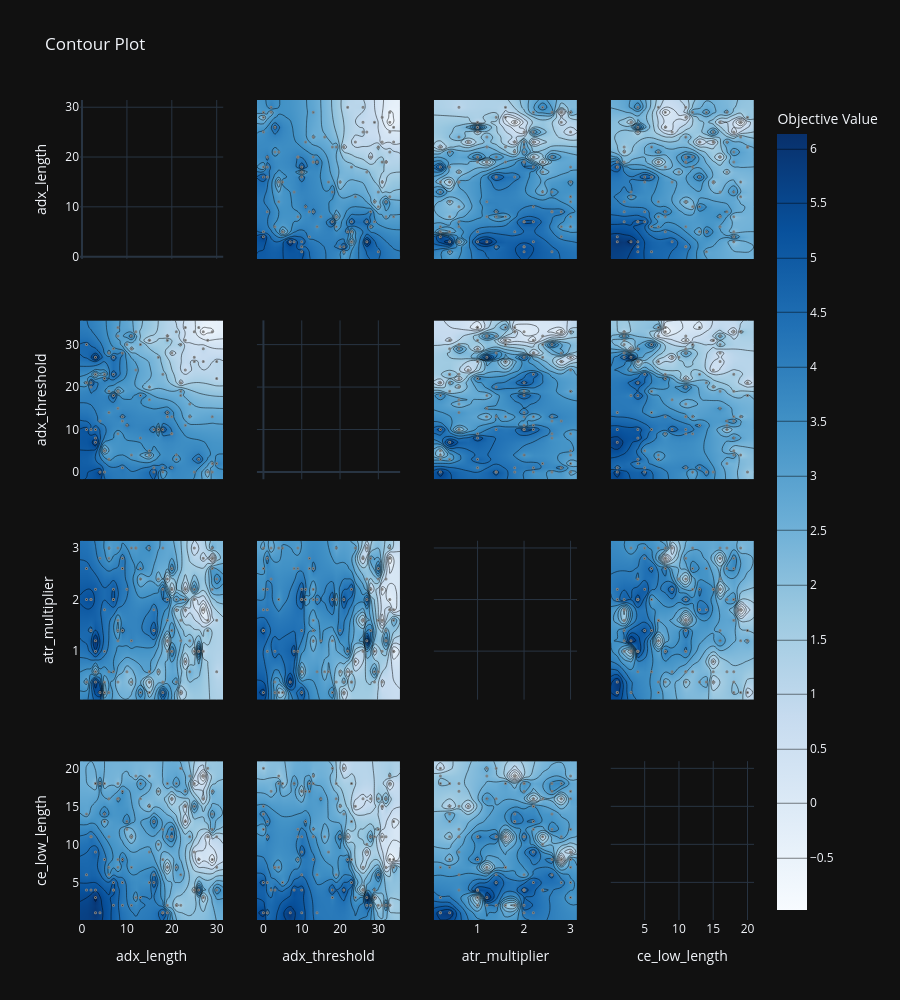
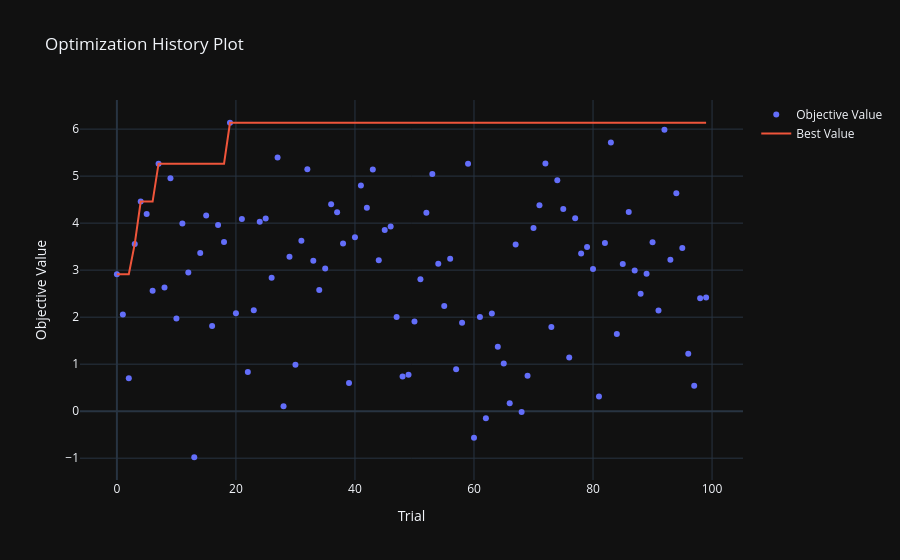

These figures' notebook cell, in order:
### Markdown cell above
From the slice plot can notice a few things...

- looks like a lowish ce_low_length value is ideal All sortino values > 8 are ce_low_length = 1
- ATR multiplier <2 also looks ideal as under 2 sortino values reach > 6
- ADX_length and ADX_threshold appear to perform better at low values

Generally there aren't major correlations, but can generally see where there might be better results.  The slice plot does slightly agree with the most hyperparameter importance, since these are the only values that so some sort of correlation to sortino ratio.


NOTE:  Removed atr_length and ce_high_length from the slice plot, since they have very little correlation to sortino ratio.

### Code cell
fig4 = optuna.visualization.plot_contour(study)
fig4.update_layout(height=1000)
for trace in fig4.data:
    if hasattr(trace, "marker"):
        # ensure markers are visible when mode exists
        if hasattr(trace, "mode") and trace.mode and "markers" not in str(trace.mode):
            trace.mode = f"{trace.mode}+markers"
        trace.marker.size = 1
show(fig4)

fig3 = optuna.visualization.plot_optimization_history(study)
show(fig3)

### Figure 1 — Plotly figure (JSON) as saved in the notebook; plotly's stock layout.template omitted (floating-point values rounded to 4 significant figures; data arrays with more than 128 entries replaced by an {"elided": "..."} marker saying what was removed)
{"data": [{"type": "scatter", "xaxis": "x", "yaxis": "y", "marker": {"size": 1}}, {"colorbar": {"title": {"text": "Objective Value"}}, "colorscale": [[0.0, "rgb(247,251,255)"], [0.125, "rgb(222,235,247)"], [0.25, "rgb(198,219,239)"], [0.375, "rgb(158,202,225)"], [0.5, "rgb(107,174,214)"], [0.625, "rgb(66,146,198)"], [0.75, "rgb(33,113,181)"], [0.875, "rgb(8,81,156)"], [1.0, "rgb(8,48,107)"]], "connectgaps": true, "contours": {"coloring": "heatmap"}, "hoverinfo": "none", "line": {"smoothing": 1.3}, "reversescale": false, "showscale": true, "x": [-0.45, 1, 2, 3, 4, 5, 6, 7, 8, 9, 10, 11, 12, 13, 15, 16, 17, 18, 19, 20, 21, 22, 23, 24, 25, 26, 27, 28, 29, 30, 31.45], "y": [-1.7, 0, 1, 2, 3, 4, 5, 7, 8, 9, 10, 11, 12, 13, 14, 15, 16, 17, 18, 19, 20, 21, 22, 23, 24, 26, 27, 28, 29, 30, 31, 32, 33, 34, 35.7], "z": {"elided": "35x31 float values"}, "type": "contour", "xaxis": "x5", "yaxis": "y5"}, {"marker": {"color": "black", "line": {"color": "Gray", "width": 2.0}, "size": 1}, "mode": "markers", "name": "Feasible Trial", "showlegend": false, "x": [29, 5, 22, 7, 16, 5, 24, 2, 29, 3, 15, 20, 6, 27, 6, 9, 17, 30, 25, 3, 19, 10, 15, 17, 13, 20, 8, 3, 25, 6, 27, 13, 16, 11, 22, 8, 2, 9, 15, 23, 19, 26, 18, 7, 12, 4, 20, 8, 19, 27, 3, 1, 5, 7, 23, 18, 8, 19, 15, 1, 29, 28, 26, 10, 21, 30, 23, 9, 28, 20, 11, 2, 18, 11, 7, 16, 30, 9, 29, 6, 22, 23, 8, 4, 22, 15, 19, 19, 5, 18, 20, 12, 3, 21, 1, 21, 25, 25, 24, 13], "y": [13, 5, 21, 29, 10, 22, 16, 21, 2, 10, 4, 9, 19, 33, 3, 13, 10, 2, 0, 27, 31, 11, 31, 27, 18, 1, 32, 8, 33, 28, 29, 8, 0, 4, 18, 34, 10, 1, 5, 24, 13, 3, 1, 18, 24, 12, 9, 19, 32, 26, 23, 21, 0, 23, 11, 23, 9, 32, 20, 10, 33, 0, 34, 30, 33, 22, 31, 12, 31, 28, 32, 20, 10, 29, 27, 1, 26, 28, 0, 14, 19, 34, 15, 0, 30, 17, 14, 13, 23, 0, 13, 33, 7, 3, 30, 4, 26, 27, 13, 30], "type": "scatter", "xaxis": "x5", "yaxis": "y5"}, {"colorbar": {"title": {"text": "Objective Value"}}, "colorscale": [[0.0, "rgb(247,251,255)"], [0.125, "rgb(222,235,247)"], [0.25, "rgb(198,219,239)"], [0.375, "rgb(158,202,225)"], [0.5, "rgb(107,174,214)"], [0.625, "rgb(66,146,198)"], [0.75, "rgb(33,113,181)"], [0.875, "rgb(8,81,156)"], [1.0, "rgb(8,48,107)"]], "connectgaps": true, "contours": {"coloring": "heatmap"}, "hoverinfo": "none", "line": {"smoothing": 1.3}, "reversescale": false, "showscale": false, "x": [-0.45, 1, 2, 3, 4, 5, 6, 7, 8, 9, 10, 11, 12, 13, 15, 16, 17, 18, 19, 20, 21, 22, 23, 24, 25, 26, 27, 28, 29, 30, 31.45], "y": [0.06, 0.2, 0.4, 0.6, 0.8, 1.0, 1.2, 1.4, 1.6, 1.8, 2.0, 2.2, 2.4, 2.6, 2.8, 3.0, 3.14], "z": {"elided": "17x31 float values"}, "type": "contour", "xaxis": "x9", "yaxis": "y9"}, {"marker": {"color": "black", "line": {"color": "Gray", "width": 2.0}, "size": 1}, "mode": "markers", "name": "Feasible Trial", "showlegend": false, "x": [29, 5, 22, 7, 16, 5, 24, 2, 29, 3, 15, 20, 6, 27, 6, 9, 17, 30, 25, 3, 19, 10, 15, 17, 13, 20, 8, 3, 25, 6, 27, 13, 16, 11, 22, 8, 2, 9, 15, 23, 19, 26, 18, 7, 12, 4, 20, 8, 19, 27, 3, 1, 5, 7, 23, 18, 8, 19, 15, 1, 29, 28, 26, 10, 21, 30, 23, 9, 28, 20, 11, 2, 18, 11, 7, 16, 30, 9, 29, 6, 22, 23, 8, 4, 22, 15, 19, 19, 5, 18, 20, 12, 3, 21, 1, 21, 25, 25, 24, 13], "y": [2.2, 0.2, 0.2, 0.6, 1.4, 1.0, 0.6, 2.0, 3.0, 2.2, 0.2, 1.0, 3.0, 1.8, 0.2, 2.6, 0.6, 2.4, 2.2, 1.2, 1.0, 2.2, 0.4, 2.4, 0.2, 1.0, 1.4, 1.0, 2.0, 2.8, 1.0, 2.6, 1.4, 3.0, 1.2, 1.6, 2.0, 2.8, 3.0, 0.8, 2.0, 1.0, 2.2, 2.0, 3.0, 2.8, 2.6, 0.4, 1.2, 2.8, 0.6, 0.4, 1.8, 2.2, 2.0, 0.4, 3.0, 2.4, 0.6, 2.0, 2.8, 1.4, 1.0, 0.6, 1.8, 0.6, 2.2, 2.6, 1.6, 2.2, 1.2, 1.4, 0.2, 0.4, 2.0, 1.8, 1.6, 1.4, 2.6, 0.6, 2.0, 1.8, 1.2, 0.2, 1.6, 0.6, 2.0, 1.6, 0.4, 3.0, 1.4, 3.0, 0.4, 0.4, 2.6, 2.0, 1.0, 3.0, 1.2, 2.4], "type": "scatter", "xaxis": "x9", "yaxis": "y9"}, {"colorbar": {"title": {"text": "Objective Value"}}, "colorscale": [[0.0, "rgb(247,251,255)"], [0.125, "rgb(222,235,247)"], [0.25, "rgb(198,219,239)"], [0.375, "rgb(158,202,225)"], [0.5, "rgb(107,174,214)"], [0.625, "rgb(66,146,198)"], [0.75, "rgb(33,113,181)"], [0.875, "rgb(8,81,156)"], [1.0, "rgb(8,48,107)"]], "connectgaps": true, "contours": {"coloring": "heatmap"}, "hoverinfo": "none", "line": {"smoothing": 1.3}, "reversescale": false, "showscale": false, "x": [-0.45, 1, 2, 3, 4, 5, 6, 7, 8, 9, 10, 11, 12, 13, 15, 16, 17, 18, 19, 20, 21, 22, 23, 24, 25, 26, 27, 28, 29, 30, 31.45], "y": [0.05, 1, 2, 3, 4, 5, 6, 7, 8, 9, 10, 11, 12, 13, 14, 15, 16, 17, 18, 19, 20, 20.95], "z": {"elided": "22x31 float values"}, "type": "contour", "xaxis": "x13", "yaxis": "y13"}, {"marker": {"color": "black", "line": {"color": "Gray", "width": 2.0}, "size": 1}, "mode": "markers", "name": "Feasible Trial", "showlegend": false, "x": [29, 5, 22, 7, 16, 5, 24, 2, 29, 3, 15, 20, 6, 27, 6, 9, 17, 30, 25, 3, 19, 10, 15, 17, 13, 20, 8, 3, 25, 6, 27, 13, 16, 11, 22, 8, 2, 9, 15, 23, 19, 26, 18, 7, 12, 4, 20, 8, 19, 27, 3, 1, 5, 7, 23, 18, 8, 19, 15, 1, 29, 28, 26, 10, 21, 30, 23, 9, 28, 20, 11, 2, 18, 11, 7, 16, 30, 9, 29, 6, 22, 23, 8, 4, 22, 15, 19, 19, 5, 18, 20, 12, 3, 21, 1, 21, 25, 25, 24, 13], "y": [12, 18, 20, 4, 6, 8, 11, 4, 17, 9, 19, 11, 16, 19, 7, 8, 17, 4, 15, 3, 2, 13, 15, 10, 3, 11, 16, 4, 18, 11, 3, 18, 5, 7, 20, 7, 11, 5, 5, 15, 11, 4, 1, 4, 3, 18, 12, 18, 7, 16, 18, 14, 14, 5, 17, 8, 8, 11, 15, 4, 8, 20, 8, 12, 2, 11, 15, 17, 11, 16, 2, 11, 1, 11, 2, 13, 7, 2, 14, 6, 6, 13, 16, 1, 2, 9, 1, 18, 13, 12, 11, 19, 1, 7, 6, 18, 4, 9, 19, 16], "type": "scatter", "xaxis": "x13", "yaxis": "y13"}, {"colorbar": {"title": {"text": "Objective Value"}}, "colorscale": [[0.0, "rgb(247,251,255)"], [0.125, "rgb(222,235,247)"], [0.25, "rgb(198,219,239)"], [0.375, "rgb(158,202,225)"], [0.5, "rgb(107,174,214)"], [0.625, "rgb(66,146,198)"], [0.75, "rgb(33,113,181)"], [0.875, "rgb(8,81,156)"], [1.0, "rgb(8,48,107)"]], "connectgaps": true, "contours": {"coloring": "heatmap"}, "hoverinfo": "none", "line": {"smoothing": 1.3}, "reversescale": false, "showscale": false, "x": [-1.7, 0, 1, 2, 3, 4, 5, 7, 8, 9, 10, 11, 12, 13, 14, 15, 16, 17, 18, 19, 20, 21, 22, 23, 24, 26, 27, 28, 29, 30, 31, 32, 33, 34, 35.7], "y": [-0.45, 1, 2, 3, 4, 5, 6, 7, 8, 9, 10, 11, 12, 13, 15, 16, 17, 18, 19, 20, 21, 22, 23, 24, 25, 26, 27, 28, 29, 30, 31.45], "z": {"elided": "31x35 float values"}, "type": "contour", "xaxis": "x2", "yaxis": "y2"}, {"marker": {"color": "black", "line": {"color": "Gray", "width": 2.0}, "size": 1}, "mode": "markers", "name": "Feasible Trial", "showlegend": false, "x": [13, 5, 21, 29, 10, 22, 16, 21, 2, 10, 4, 9, 19, 33, 3, 13, 10, 2, 0, 27, 31, 11, 31, 27, 18, 1, 32, 8, 33, 28, 29, 8, 0, 4, 18, 34, 10, 1, 5, 24, 13, 3, 1, 18, 24, 12, 9, 19, 32, 26, 23, 21, 0, 23, 11, 23, 9, 32, 20, 10, 33, 0, 34, 30, 33, 22, 31, 12, 31, 28, 32, 20, 10, 29, 27, 1, 26, 28, 0, 14, 19, 34, 15, 0, 30, 17, 14, 13, 23, 0, 13, 33, 7, 3, 30, 4, 26, 27, 13, 30], "y": [29, 5, 22, 7, 16, 5, 24, 2, 29, 3, 15, 20, 6, 27, 6, 9, 17, 30, 25, 3, 19, 10, 15, 17, 13, 20, 8, 3, 25, 6, 27, 13, 16, 11, 22, 8, 2, 9, 15, 23, 19, 26, 18, 7, 12, 4, 20, 8, 19, 27, 3, 1, 5, 7, 23, 18, 8, 19, 15, 1, 29, 28, 26, 10, 21, 30, 23, 9, 28, 20, 11, 2, 18, 11, 7, 16, 30, 9, 29, 6, 22, 23, 8, 4, 22, 15, 19, 19, 5, 18, 20, 12, 3, 21, 1, 21, 25, 25, 24, 13], "type": "scatter", "xaxis": "x2", "yaxis": "y2"}, {"type": "scatter", "xaxis": "x6", "yaxis": "y6", "marker": {"size": 1}}, {"colorbar": {"title": {"text": "Objective Value"}}, "colorscale": [[0.0, "rgb(247,251,255)"], [0.125, "rgb(222,235,247)"], [0.25, "rgb(198,219,239)"], [0.375, "rgb(158,202,225)"], [0.5, "rgb(107,174,214)"], [0.625, "rgb(66,146,198)"], [0.75, "rgb(33,113,181)"], [0.875, "rgb(8,81,156)"], [1.0, "rgb(8,48,107)"]], "connectgaps": true, "contours": {"coloring": "heatmap"}, "hoverinfo": "none", "line": {"smoothing": 1.3}, "reversescale": false, "showscale": false, "x": [-1.7, 0, 1, 2, 3, 4, 5, 7, 8, 9, 10, 11, 12, 13, 14, 15, 16, 17, 18, 19, 20, 21, 22, 23, 24, 26, 27, 28, 29, 30, 31, 32, 33, 34, 35.7], "y": [0.06, 0.2, 0.4, 0.6, 0.8, 1.0, 1.2, 1.4, 1.6, 1.8, 2.0, 2.2, 2.4, 2.6, 2.8, 3.0, 3.14], "z": {"elided": "17x35 float values"}, "type": "contour", "xaxis": "x10", "yaxis": "y10"}, {"marker": {"color": "black", "line": {"color": "Gray", "width": 2.0}, "size": 1}, "mode": "markers", "name": "Feasible Trial", "showlegend": false, "x": [13, 5, 21, 29, 10, 22, 16, 21, 2, 10, 4, 9, 19, 33, 3, 13, 10, 2, 0, 27, 31, 11, 31, 27, 18, 1, 32, 8, 33, 28, 29, 8, 0, 4, 18, 34, 10, 1, 5, 24, 13, 3, 1, 18, 24, 12, 9, 19, 32, 26, 23, 21, 0, 23, 11, 23, 9, 32, 20, 10, 33, 0, 34, 30, 33, 22, 31, 12, 31, 28, 32, 20, 10, 29, 27, 1, 26, 28, 0, 14, 19, 34, 15, 0, 30, 17, 14, 13, 23, 0, 13, 33, 7, 3, 30, 4, 26, 27, 13, 30], "y": [2.2, 0.2, 0.2, 0.6, 1.4, 1.0, 0.6, 2.0, 3.0, 2.2, 0.2, 1.0, 3.0, 1.8, 0.2, 2.6, 0.6, 2.4, 2.2, 1.2, 1.0, 2.2, 0.4, 2.4, 0.2, 1.0, 1.4, 1.0, 2.0, 2.8, 1.0, 2.6, 1.4, 3.0, 1.2, 1.6, 2.0, 2.8, 3.0, 0.8, 2.0, 1.0, 2.2, 2.0, 3.0, 2.8, 2.6, 0.4, 1.2, 2.8, 0.6, 0.4, 1.8, 2.2, 2.0, 0.4, 3.0, 2.4, 0.6, 2.0, 2.8, 1.4, 1.0, 0.6, 1.8, 0.6, 2.2, 2.6, 1.6, 2.2, 1.2, 1.4, 0.2, 0.4, 2.0, 1.8, 1.6, 1.4, 2.6, 0.6, 2.0, 1.8, 1.2, 0.2, 1.6, 0.6, 2.0, 1.6, 0.4, 3.0, 1.4, 3.0, 0.4, 0.4, 2.6, 2.0, 1.0, 3.0, 1.2, 2.4], "type": "scatter", "xaxis": "x10", "yaxis": "y10"}, {"colorbar": {"title": {"text": "Objective Value"}}, "colorscale": [[0.0, "rgb(247,251,255)"], [0.125, "rgb(222,235,247)"], [0.25, "rgb(198,219,239)"], [0.375, "rgb(158,202,225)"], [0.5, "rgb(107,174,214)"], [0.625, "rgb(66,146,198)"], [0.75, "rgb(33,113,181)"], [0.875, "rgb(8,81,156)"], [1.0, "rgb(8,48,107)"]], "connectgaps": true, "contours": {"coloring": "heatmap"}, "hoverinfo": "none", "line": {"smoothing": 1.3}, "reversescale": false, "showscale": false, "x": [-1.7, 0, 1, 2, 3, 4, 5, 7, 8, 9, 10, 11, 12, 13, 14, 15, 16, 17, 18, 19, 20, 21, 22, 23, 24, 26, 27, 28, 29, 30, 31, 32, 33, 34, 35.7], "y": [0.05, 1, 2, 3, 4, 5, 6, 7, 8, 9, 10, 11, 12, 13, 14, 15, 16, 17, 18, 19, 20, 20.95], "z": {"elided": "22x35 float values"}, "type": "contour", "xaxis": "x14", "yaxis": "y14"}, {"marker": {"color": "black", "line": {"color": "Gray", "width": 2.0}, "size": 1}, "mode": "markers", "name": "Feasible Trial", "showlegend": false, "x": [13, 5, 21, 29, 10, 22, 16, 21, 2, 10, 4, 9, 19, 33, 3, 13, 10, 2, 0, 27, 31, 11, 31, 27, 18, 1, 32, 8, 33, 28, 29, 8, 0, 4, 18, 34, 10, 1, 5, 24, 13, 3, 1, 18, 24, 12, 9, 19, 32, 26, 23, 21, 0, 23, 11, 23, 9, 32, 20, 10, 33, 0, 34, 30, 33, 22, 31, 12, 31, 28, 32, 20, 10, 29, 27, 1, 26, 28, 0, 14, 19, 34, 15, 0, 30, 17, 14, 13, 23, 0, 13, 33, 7, 3, 30, 4, 26, 27, 13, 30], "y": [12, 18, 20, 4, 6, 8, 11, 4, 17, 9, 19, 11, 16, 19, 7, 8, 17, 4, 15, 3, 2, 13, 15, 10, 3, 11, 16, 4, 18, 11, 3, 18, 5, 7, 20, 7, 11, 5, 5, 15, 11, 4, 1, 4, 3, 18, 12, 18, 7, 16, 18, 14, 14, 5, 17, 8, 8, 11, 15, 4, 8, 20, 8, 12, 2, 11, 15, 17, 11, 16, 2, 11, 1, 11, 2, 13, 7, 2, 14, 6, 6, 13, 16, 1, 2, 9, 1, 18, 13, 12, 11, 19, 1, 7, 6, 18, 4, 9, 19, 16], "type": "scatter", "xaxis": "x14", "yaxis": "y14"}, {"colorbar": {"title": {"text": "Objective Value"}}, "colorscale": [[0.0, "rgb(247,251,255)"], [0.125, "rgb(222,235,247)"], [0.25, "rgb(198,219,239)"], [0.375, "rgb(158,202,225)"], [0.5, "rgb(107,174,214)"], [0.625, "rgb(66,146,198)"], [0.75, "rgb(33,113,181)"], [0.875, "rgb(8,81,156)"], [1.0, "rgb(8,48,107)"]], "connectgaps": true, "contours": {"coloring": "heatmap"}, "hoverinfo": "none", "line": {"smoothing": 1.3}, "reversescale": false, "showscale": false, "x": [0.06, 0.2, 0.4, 0.6, 0.8, 1.0, 1.2, 1.4, 1.6, 1.8, 2.0, 2.2, 2.4, 2.6, 2.8, 3.0, 3.14], "y": [-0.45, 1, 2, 3, 4, 5, 6, 7, 8, 9, 10, 11, 12, 13, 15, 16, 17, 18, 19, 20, 21, 22, 23, 24, 25, 26, 27, 28, 29, 30, 31.45], "z": {"elided": "31x17 float values"}, "type": "contour", "xaxis": "x3", "yaxis": "y3"}, {"marker": {"color": "black", "line": {"color": "Gray", "width": 2.0}, "size": 1}, "mode": "markers", "name": "Feasible Trial", "showlegend": false, "x": [2.2, 0.2, 0.2, 0.6, 1.4, 1.0, 0.6, 2.0, 3.0, 2.2, 0.2, 1.0, 3.0, 1.8, 0.2, 2.6, 0.6, 2.4, 2.2, 1.2, 1.0, 2.2, 0.4, 2.4, 0.2, 1.0, 1.4, 1.0, 2.0, 2.8, 1.0, 2.6, 1.4, 3.0, 1.2, 1.6, 2.0, 2.8, 3.0, 0.8, 2.0, 1.0, 2.2, 2.0, 3.0, 2.8, 2.6, 0.4, 1.2, 2.8, 0.6, 0.4, 1.8, 2.2, 2.0, 0.4, 3.0, 2.4, 0.6, 2.0, 2.8, 1.4, 1.0, 0.6, 1.8, 0.6, 2.2, 2.6, 1.6, 2.2, 1.2, 1.4, 0.2, 0.4, 2.0, 1.8, 1.6, 1.4, 2.6, 0.6, 2.0, 1.8, 1.2, 0.2, 1.6, 0.6, 2.0, 1.6, 0.4, 3.0, 1.4, 3.0, 0.4, 0.4, 2.6, 2.0, 1.0, 3.0, 1.2, 2.4], "y": [29, 5, 22, 7, 16, 5, 24, 2, 29, 3, 15, 20, 6, 27, 6, 9, 17, 30, 25, 3, 19, 10, 15, 17, 13, 20, 8, 3, 25, 6, 27, 13, 16, 11, 22, 8, 2, 9, 15, 23, 19, 26, 18, 7, 12, 4, 20, 8, 19, 27, 3, 1, 5, 7, 23, 18, 8, 19, 15, 1, 29, 28, 26, 10, 21, 30, 23, 9, 28, 20, 11, 2, 18, 11, 7, 16, 30, 9, 29, 6, 22, 23, 8, 4, 22, 15, 19, 19, 5, 18, 20, 12, 3, 21, 1, 21, 25, 25, 24, 13], "type": "scatter", "xaxis": "x3", "yaxis": "y3"}, {"colorbar": {"title": {"text": "Objective Value"}}, "colorscale": [[0.0, "rgb(247,251,255)"], [0.125, "rgb(222,235,247)"], [0.25, "rgb(198,219,239)"], [0.375, "rgb(158,202,225)"], [0.5, "rgb(107,174,214)"], [0.625, "rgb(66,146,198)"], [0.75, "rgb(33,113,181)"], [0.875, "rgb(8,81,156)"], [1.0, "rgb(8,48,107)"]], "connectgaps": true, "contours": {"coloring": "heatmap"}, "hoverinfo": "none", "line": {"smoothing": 1.3}, "reversescale": false, "showscale": false, "x": [0.06, 0.2, 0.4, 0.6, 0.8, 1.0, 1.2, 1.4, 1.6, 1.8, 2.0, 2.2, 2.4, 2.6, 2.8, 3.0, 3.14], "y": [-1.7, 0, 1, 2, 3, 4, 5, 7, 8, 9, 10, 11, 12, 13, 14, 15, 16, 17, 18, 19, 20, 21, 22, 23, 24, 26, 27, 28, 29, 30, 31, 32, 33, 34, 35.7], "z": {"elided": "35x17 float values"}, "type": "contour", "xaxis": "x7", "yaxis": "y7"}, {"marker": {"color": "black", "line": {"color": "Gray", "width": 2.0}, "size": 1}, "mode": "markers", "name": "Feasible Trial", "showlegend": false, "x": [2.2, 0.2, 0.2, 0.6, 1.4, 1.0, 0.6, 2.0, 3.0, 2.2, 0.2, 1.0, 3.0, 1.8, 0.2, 2.6, 0.6, 2.4, 2.2, 1.2, 1.0, 2.2, 0.4, 2.4, 0.2, 1.0, 1.4, 1.0, 2.0, 2.8, 1.0, 2.6, 1.4, 3.0, 1.2, 1.6, 2.0, 2.8, 3.0, 0.8, 2.0, 1.0, 2.2, 2.0, 3.0, 2.8, 2.6, 0.4, 1.2, 2.8, 0.6, 0.4, 1.8, 2.2, 2.0, 0.4, 3.0, 2.4, 0.6, 2.0, 2.8, 1.4, 1.0, 0.6, 1.8, 0.6, 2.2, 2.6, 1.6, 2.2, 1.2, 1.4, 0.2, 0.4, 2.0, 1.8, 1.6, 1.4, 2.6, 0.6, 2.0, 1.8, 1.2, 0.2, 1.6, 0.6, 2.0, 1.6, 0.4, 3.0, 1.4, 3.0, 0.4, 0.4, 2.6, 2.0, 1.0, 3.0, 1.2, 2.4], "y": [13, 5, 21, 29, 10, 22, 16, 21, 2, 10, 4, 9, 19, 33, 3, 13, 10, 2, 0, 27, 31, 11, 31, 27, 18, 1, 32, 8, 33, 28, 29, 8, 0, 4, 18, 34, 10, 1, 5, 24, 13, 3, 1, 18, 24, 12, 9, 19, 32, 26, 23, 21, 0, 23, 11, 23, 9, 32, 20, 10, 33, 0, 34, 30, 33, 22, 31, 12, 31, 28, 32, 20, 10, 29, 27, 1, 26, 28, 0, 14, 19, 34, 15, 0, 30, 17, 14, 13, 23, 0, 13, 33, 7, 3, 30, 4, 26, 27, 13, 30], "type": "scatter", "xaxis": "x7", "yaxis": "y7"}, {"type": "scatter", "xaxis": "x11", "yaxis": "y11", "marker": {"size": 1}}, {"colorbar": {"title": {"text": "Objective Value"}}, "colorscale": [[0.0, "rgb(247,251,255)"], [0.125, "rgb(222,235,247)"], [0.25, "rgb(198,219,239)"], [0.375, "rgb(158,202,225)"], [0.5, "rgb(107,174,214)"], [0.625, "rgb(66,146,198)"], [0.75, "rgb(33,113,181)"], [0.875, "rgb(8,81,156)"], [1.0, "rgb(8,48,107)"]], "connectgaps": true, "contours": {"coloring": "heatmap"}, "hoverinfo": "none", "line": {"smoothing": 1.3}, "reversescale": false, "showscale": false, "x": [0.06, 0.2, 0.4, 0.6, 0.8, 1.0, 1.2, 1.4, 1.6, 1.8, 2.0, 2.2, 2.4, 2.6, 2.8, 3.0, 3.14], "y": [0.05, 1, 2, 3, 4, 5, 6, 7, 8, 9, 10, 11, 12, 13, 14, 15, 16, 17, 18, 19, 20, 20.95], "z": {"elided": "22x17 float values"}, "type": "contour", "xaxis": "x15", "yaxis": "y15"}, {"marker": {"color": "black", "line": {"color": "Gray", "width": 2.0}, "size": 1}, "mode": "markers", "name": "Feasible Trial", "showlegend": false, "x": [2.2, 0.2, 0.2, 0.6, 1.4, 1.0, 0.6, 2.0, 3.0, 2.2, 0.2, 1.0, 3.0, 1.8, 0.2, 2.6, 0.6, 2.4, 2.2, 1.2, 1.0, 2.2, 0.4, 2.4, 0.2, 1.0, 1.4, 1.0, 2.0, 2.8, 1.0, 2.6, 1.4, 3.0, 1.2, 1.6, 2.0, 2.8, 3.0, 0.8, 2.0, 1.0, 2.2, 2.0, 3.0, 2.8, 2.6, 0.4, 1.2, 2.8, 0.6, 0.4, 1.8, 2.2, 2.0, 0.4, 3.0, 2.4, 0.6, 2.0, 2.8, 1.4, 1.0, 0.6, 1.8, 0.6, 2.2, 2.6, 1.6, 2.2, 1.2, 1.4, 0.2, 0.4, 2.0, 1.8, 1.6, 1.4, 2.6, 0.6, 2.0, 1.8, 1.2, 0.2, 1.6, 0.6, 2.0, 1.6, 0.4, 3.0, 1.4, 3.0, 0.4, 0.4, 2.6, 2.0, 1.0, 3.0, 1.2, 2.4], "y": [12, 18, 20, 4, 6, 8, 11, 4, 17, 9, 19, 11, 16, 19, 7, 8, 17, 4, 15, 3, 2, 13, 15, 10, 3, 11, 16, 4, 18, 11, 3, 18, 5, 7, 20, 7, 11, 5, 5, 15, 11, 4, 1, 4, 3, 18, 12, 18, 7, 16, 18, 14, 14, 5, 17, 8, 8, 11, 15, 4, 8, 20, 8, 12, 2, 11, 15, 17, 11, 16, 2, 11, 1, 11, 2, 13, 7, 2, 14, 6, 6, 13, 16, 1, 2, 9, 1, 18, 13, 12, 11, 19, 1, 7, 6, 18, 4, 9, 19, 16], "type": "scatter", "xaxis": "x15", "yaxis": "y15"}, {"colorbar": {"title": {"text": "Objective Value"}}, "colorscale": [[0.0, "rgb(247,251,255)"], [0.125, "rgb(222,235,247)"], [0.25, "rgb(198,219,239)"], [0.375, "rgb(158,202,225)"], [0.5, "rgb(107,174,214)"], [0.625, "rgb(66,146,198)"], [0.75, "rgb(33,113,181)"], [0.875, "rgb(8,81,156)"], [1.0, "rgb(8,48,107)"]], "connectgaps": true, "contours": {"coloring": "heatmap"}, "hoverinfo": "none", "line": {"smoothing": 1.3}, "reversescale": false, "showscale": false, "x": [0.05, 1, 2, 3, 4, 5, 6, 7, 8, 9, 10, 11, 12, 13, 14, 15, 16, 17, 18, 19, 20, 20.95], "y": [-0.45, 1, 2, 3, 4, 5, 6, 7, 8, 9, 10, 11, 12, 13, 15, 16, 17, 18, 19, 20, 21, 22, 23, 24, 25, 26, 27, 28, 29, 30, 31.45], "z": {"elided": "31x22 float values"}, "type": "contour", "xaxis": "x4", "yaxis": "y4"}, {"marker": {"color": "black", "line": {"color": "Gray", "width": 2.0}, "size": 1}, "mode": "markers", "name": "Feasible Trial", "showlegend": false, "x": [12, 18, 20, 4, 6, 8, 11, 4, 17, 9, 19, 11, 16, 19, 7, 8, 17, 4, 15, 3, 2, 13, 15, 10, 3, 11, 16, 4, 18, 11, 3, 18, 5, 7, 20, 7, 11, 5, 5, 15, 11, 4, 1, 4, 3, 18, 12, 18, 7, 16, 18, 14, 14, 5, 17, 8, 8, 11, 15, 4, 8, 20, 8, 12, 2, 11, 15, 17, 11, 16, 2, 11, 1, 11, 2, 13, 7, 2, 14, 6, 6, 13, 16, 1, 2, 9, 1, 18, 13, 12, 11, 19, 1, 7, 6, 18, 4, 9, 19, 16], "y": [29, 5, 22, 7, 16, 5, 24, 2, 29, 3, 15, 20, 6, 27, 6, 9, 17, 30, 25, 3, 19, 10, 15, 17, 13, 20, 8, 3, 25, 6, 27, 13, 16, 11, 22, 8, 2, 9, 15, 23, 19, 26, 18, 7, 12, 4, 20, 8, 19, 27, 3, 1, 5, 7, 23, 18, 8, 19, 15, 1, 29, 28, 26, 10, 21, 30, 23, 9, 28, 20, 11, 2, 18, 11, 7, 16, 30, 9, 29, 6, 22, 23, 8, 4, 22, 15, 19, 19, 5, 18, 20, 12, 3, 21, 1, 21, 25, 25, 24, 13], "type": "scatter", "xaxis": "x4", "yaxis": "y4"}, {"colorbar": {"title": {"text": "Objective Value"}}, "colorscale": [[0.0, "rgb(247,251,255)"], [0.125, "rgb(222,235,247)"], [0.25, "rgb(198,219,239)"], [0.375, "rgb(158,202,225)"], [0.5, "rgb(107,174,214)"], [0.625, "rgb(66,146,198)"], [0.75, "rgb(33,113,181)"], [0.875, "rgb(8,81,156)"], [1.0, "rgb(8,48,107)"]], "connectgaps": true, "contours": {"coloring": "heatmap"}, "hoverinfo": "none", "line": {"smoothing": 1.3}, "reversescale": false, "showscale": false, "x": [0.05, 1, 2, 3, 4, 5, 6, 7, 8, 9, 10, 11, 12, 13, 14, 15, 16, 17, 18, 19, 20, 20.95], "y": [-1.7, 0, 1, 2, 3, 4, 5, 7, 8, 9, 10, 11, 12, 13, 14, 15, 16, 17, 18, 19, 20, 21, 22, 23, 24, 26, 27, 28, 29, 30, 31, 32, 33, 34, 35.7], "z": {"elided": "35x22 float values"}, "type": "contour", "xaxis": "x8", "yaxis": "y8"}, {"marker": {"color": "black", "line": {"color": "Gray", "width": 2.0}, "size": 1}, "mode": "markers", "name": "Feasible Trial", "showlegend": false, "x": [12, 18, 20, 4, 6, 8, 11, 4, 17, 9, 19, 11, 16, 19, 7, 8, 17, 4, 15, 3, 2, 13, 15, 10, 3, 11, 16, 4, 18, 11, 3, 18, 5, 7, 20, 7, 11, 5, 5, 15, 11, 4, 1, 4, 3, 18, 12, 18, 7, 16, 18, 14, 14, 5, 17, 8, 8, 11, 15, 4, 8, 20, 8, 12, 2, 11, 15, 17, 11, 16, 2, 11, 1, 11, 2, 13, 7, 2, 14, 6, 6, 13, 16, 1, 2, 9, 1, 18, 13, 12, 11, 19, 1, 7, 6, 18, 4, 9, 19, 16], "y": [13, 5, 21, 29, 10, 22, 16, 21, 2, 10, 4, 9, 19, 33, 3, 13, 10, 2, 0, 27, 31, 11, 31, 27, 18, 1, 32, 8, 33, 28, 29, 8, 0, 4, 18, 34, 10, 1, 5, 24, 13, 3, 1, 18, 24, 12, 9, 19, 32, 26, 23, 21, 0, 23, 11, 23, 9, 32, 20, 10, 33, 0, 34, 30, 33, 22, 31, 12, 31, 28, 32, 20, 10, 29, 27, 1, 26, 28, 0, 14, 19, 34, 15, 0, 30, 17, 14, 13, 23, 0, 13, 33, 7, 3, 30, 4, 26, 27, 13, 30], "type": "scatter", "xaxis": "x8", "yaxis": "y8"}, {"colorbar": {"title": {"text": "Objective Value"}}, "colorscale": [[0.0, "rgb(247,251,255)"], [0.125, "rgb(222,235,247)"], [0.25, "rgb(198,219,239)"], [0.375, "rgb(158,202,225)"], [0.5, "rgb(107,174,214)"], [0.625, "rgb(66,146,198)"], [0.75, "rgb(33,113,181)"], [0.875, "rgb(8,81,156)"], [1.0, "rgb(8,48,107)"]], "connectgaps": true, "contours": {"coloring": "heatmap"}, "hoverinfo": "none", "line": {"smoothing": 1.3}, "reversescale": false, "showscale": false, "x": [0.05, 1, 2, 3, 4, 5, 6, 7, 8, 9, 10, 11, 12, 13, 14, 15, 16, 17, 18, 19, 20, 20.95], "y": [0.06, 0.2, 0.4, 0.6, 0.8, 1.0, 1.2, 1.4, 1.6, 1.8, 2.0, 2.2, 2.4, 2.6, 2.8, 3.0, 3.14], "z": {"elided": "17x22 float values"}, "type": "contour", "xaxis": "x12", "yaxis": "y12"}, {"marker": {"color": "black", "line": {"color": "Gray", "width": 2.0}, "size": 1}, "mode": "markers", "name": "Feasible Trial", "showlegend": false, "x": [12, 18, 20, 4, 6, 8, 11, 4, 17, 9, 19, 11, 16, 19, 7, 8, 17, 4, 15, 3, 2, 13, 15, 10, 3, 11, 16, 4, 18, 11, 3, 18, 5, 7, 20, 7, 11, 5, 5, 15, 11, 4, 1, 4, 3, 18, 12, 18, 7, 16, 18, 14, 14, 5, 17, 8, 8, 11, 15, 4, 8, 20, 8, 12, 2, 11, 15, 17, 11, 16, 2, 11, 1, 11, 2, 13, 7, 2, 14, 6, 6, 13, 16, 1, 2, 9, 1, 18, 13, 12, 11, 19, 1, 7, 6, 18, 4, 9, 19, 16], "y": [2.2, 0.2, 0.2, 0.6, 1.4, 1.0, 0.6, 2.0, 3.0, 2.2, 0.2, 1.0, 3.0, 1.8, 0.2, 2.6, 0.6, 2.4, 2.2, 1.2, 1.0, 2.2, 0.4, 2.4, 0.2, 1.0, 1.4, 1.0, 2.0, 2.8, 1.0, 2.6, 1.4, 3.0, 1.2, 1.6, 2.0, 2.8, 3.0, 0.8, 2.0, 1.0, 2.2, 2.0, 3.0, 2.8, 2.6, 0.4, 1.2, 2.8, 0.6, 0.4, 1.8, 2.2, 2.0, 0.4, 3.0, 2.4, 0.6, 2.0, 2.8, 1.4, 1.0, 0.6, 1.8, 0.6, 2.2, 2.6, 1.6, 2.2, 1.2, 1.4, 0.2, 0.4, 2.0, 1.8, 1.6, 1.4, 2.6, 0.6, 2.0, 1.8, 1.2, 0.2, 1.6, 0.6, 2.0, 1.6, 0.4, 3.0, 1.4, 3.0, 0.4, 0.4, 2.6, 2.0, 1.0, 3.0, 1.2, 2.4], "type": "scatter", "xaxis": "x12", "yaxis": "y12"}, {"type": "scatter", "xaxis": "x16", "yaxis": "y16", "marker": {"size": 1}}], "layout": {"xaxis": {"anchor": "y", "domain": [0.0, 0.2125], "matches": "x13", "showticklabels": false, "range": [-0.45, 31.45]}, "yaxis": {"anchor": "x", "domain": [0.8063, 1.0], "range": [-0.45, 31.45], "title": {"text": "adx_length"}}, "xaxis2": {"anchor": "y2", "domain": [0.2625, 0.475], "matches": "x14", "showticklabels": false, "range": [-1.7, 35.7]}, "yaxis2": {"anchor": "x2", "domain": [0.8063, 1.0], "matches": "y", "showticklabels": false, "range": [-0.45, 31.45]}, "xaxis3": {"anchor": "y3", "domain": [0.525, 0.7375], "matches": "x15", "showticklabels": false, "range": [0.06, 3.14]}, "yaxis3": {"anchor": "x3", "domain": [0.8063, 1.0], "matches": "y", "showticklabels": false, "range": [-0.45, 31.45]}, "xaxis4": {"anchor": "y4", "domain": [0.7875, 1.0], "matches": "x16", "showticklabels": false, "range": [0.05, 20.95]}, "yaxis4": {"anchor": "x4", "domain": [0.8063, 1.0], "matches": "y", "showticklabels": false, "range": [-0.45, 31.45]}, "xaxis5": {"anchor": "y5", "domain": [0.0, 0.2125], "matches": "x13", "showticklabels": false, "range": [-0.45, 31.45]}, "yaxis5": {"anchor": "x5", "domain": [0.5375, 0.7312], "range": [-1.7, 35.7], "title": {"text": "adx_threshold"}}, "xaxis6": {"anchor": "y6", "domain": [0.2625, 0.475], "matches": "x14", "showticklabels": false, "range": [-1.7, 35.7]}, "yaxis6": {"anchor": "x6", "domain": [0.5375, 0.7312], "matches": "y5", "showticklabels": false, "range": [-1.7, 35.7]}, "xaxis7": {"anchor": "y7", "domain": [0.525, 0.7375], "matches": "x15", "showticklabels": false, "range": [0.06, 3.14]}, "yaxis7": {"anchor": "x7", "domain": [0.5375, 0.7312], "matches": "y5", "showticklabels": false, "range": [-1.7, 35.7]}, "xaxis8": {"anchor": "y8", "domain": [0.7875, 1.0], "matches": "x16", "showticklabels": false, "range": [0.05, 20.95]}, "yaxis8": {"anchor": "x8", "domain": [0.5375, 0.7312], "matches": "y5", "showticklabels": false, "range": [-1.7, 35.7]}, "xaxis9": {"anchor": "y9", "domain": [0.0, 0.2125], "matches": "x13", "showticklabels": false, "range": [-0.45, 31.45]}, "yaxis9": {"anchor": "x9", "domain": [0.2687, 0.4625], "range": [0.06, 3.14], "title": {"text": "atr_multiplier"}}, "xaxis10": {"anchor": "y10", "domain": [0.2625, 0.475], "matches": "x14", "showticklabels": false, "range": [-1.7, 35.7]}, "yaxis10": {"anchor": "x10", "domain": [0.2687, 0.4625], "matches": "y9", "showticklabels": false, "range": [0.06, 3.14]}, "xaxis11": {"anchor": "y11", "domain": [0.525, 0.7375], "matches": "x15", "showticklabels": false, "range": [0.06, 3.14]}, "yaxis11": {"anchor": "x11", "domain": [0.2687, 0.4625], "matches": "y9", "showticklabels": false, "range": [0.06, 3.14]}, "xaxis12": {"anchor": "y12", "domain": [0.7875, 1.0], "matches": "x16", "showticklabels": false, "range": [0.05, 20.95]}, "yaxis12": {"anchor": "x12", "domain": [0.2687, 0.4625], "matches": "y9", "showticklabels": false, "range": [0.06, 3.14]}, "xaxis13": {"anchor": "y13", "domain": [0.0, 0.2125], "range": [-0.45, 31.45], "title": {"text": "adx_length"}}, "yaxis13": {"anchor": "x13", "domain": [0.0, 0.1938], "range": [0.05, 20.95], "title": {"text": "ce_low_length"}}, "xaxis14": {"anchor": "y14", "domain": [0.2625, 0.475], "range": [-1.7, 35.7], "title": {"text": "adx_threshold"}}, "yaxis14": {"anchor": "x14", "domain": [0.0, 0.1938], "matches": "y13", "showticklabels": false, "range": [0.05, 20.95]}, "xaxis15": {"anchor": "y15", "domain": [0.525, 0.7375], "range": [0.06, 3.14], "title": {"text": "atr_multiplier"}}, "yaxis15": {"anchor": "x15", "domain": [0.0, 0.1938], "matches": "y13", "showticklabels": false, "range": [0.05, 20.95]}, "xaxis16": {"anchor": "y16", "domain": [0.7875, 1.0], "range": [0.05, 20.95], "title": {"text": "ce_low_length"}}, "yaxis16": {"anchor": "x16", "domain": [0.0, 0.1938], "matches": "y13", "showticklabels": false, "range": [0.05, 20.95]}, "title": {"text": "Contour Plot"}, "height": 1000}}

### Figure 2 — Plotly figure (JSON) as saved in the notebook; plotly's stock layout.template omitted (floating-point values rounded to 4 significant figures)
{"data": [{"mode": "markers", "name": "Objective Value", "x": [0, 1, 2, 3, 4, 5, 6, 7, 8, 9, 10, 11, 12, 13, 14, 15, 16, 17, 18, 19, 20, 21, 22, 23, 24, 25, 26, 27, 28, 29, 30, 31, 32, 33, 34, 35, 36, 37, 38, 39, 40, 41, 42, 43, 44, 45, 46, 47, 48, 49, 50, 51, 52, 53, 54, 55, 56, 57, 58, 59, 60, 61, 62, 63, 64, 65, 66, 67, 68, 69, 70, 71, 72, 73, 74, 75, 76, 77, 78, 79, 80, 81, 82, 83, 84, 85, 86, 87, 88, 89, 90, 91, 92, 93, 94, 95, 96, 97, 98, 99], "y": [2.914, 2.056, 0.703, 3.558, 4.459, 4.192, 2.561, 5.264, 2.628, 4.954, 1.973, 3.993, 2.95, -0.98, 3.364, 4.161, 1.814, 3.96, 3.598, 6.135, 2.083, 4.087, 0.8346, 2.145, 4.03, 4.099, 2.836, 5.395, 0.1047, 3.283, 0.9875, 3.626, 5.145, 3.198, 2.577, 3.033, 4.402, 4.233, 3.567, 0.6015, 3.698, 4.8, 4.328, 5.143, 3.208, 3.855, 3.928, 2.001, 0.7387, 0.7728, 1.906, 2.809, 4.222, 5.046, 3.137, 2.238, 3.241, 0.8938, 1.882, 5.264, -0.5652, 2.001, -0.1484, 2.08, 1.372, 1.014, 0.166, 3.543, -0.01787, 0.751, 3.898, 4.38, 5.267, 1.791, 4.914, 4.302, 1.144, 4.106, 3.355, 3.492, 3.024, 0.3127, 3.58, 5.715, 1.64, 3.13, 4.236, 2.992, 2.498, 2.923, 3.593, 2.143, 5.987, 3.22, 4.633, 3.47, 1.219, 0.5402, 2.401, 2.419], "type": "scatter"}, {"mode": "lines", "name": "Best Value", "x": [0, 1, 2, 3, 4, 5, 6, 7, 8, 9, 10, 11, 12, 13, 14, 15, 16, 17, 18, 19, 20, 21, 22, 23, 24, 25, 26, 27, 28, 29, 30, 31, 32, 33, 34, 35, 36, 37, 38, 39, 40, 41, 42, 43, 44, 45, 46, 47, 48, 49, 50, 51, 52, 53, 54, 55, 56, 57, 58, 59, 60, 61, 62, 63, 64, 65, 66, 67, 68, 69, 70, 71, 72, 73, 74, 75, 76, 77, 78, 79, 80, 81, 82, 83, 84, 85, 86, 87, 88, 89, 90, 91, 92, 93, 94, 95, 96, 97, 98, 99], "y": [2.914, 2.914, 2.914, 3.558, 4.459, 4.459, 4.459, 5.264, 5.264, 5.264, 5.264, 5.264, 5.264, 5.264, 5.264, 5.264, 5.264, 5.264, 5.264, 6.135, 6.135, 6.135, 6.135, 6.135, 6.135, 6.135, 6.135, 6.135, 6.135, 6.135, 6.135, 6.135, 6.135, 6.135, 6.135, 6.135, 6.135, 6.135, 6.135, 6.135, 6.135, 6.135, 6.135, 6.135, 6.135, 6.135, 6.135, 6.135, 6.135, 6.135, 6.135, 6.135, 6.135, 6.135, 6.135, 6.135, 6.135, 6.135, 6.135, 6.135, 6.135, 6.135, 6.135, 6.135, 6.135, 6.135, 6.135, 6.135, 6.135, 6.135, 6.135, 6.135, 6.135, 6.135, 6.135, 6.135, 6.135, 6.135, 6.135, 6.135, 6.135, 6.135, 6.135, 6.135, 6.135, 6.135, 6.135, 6.135, 6.135, 6.135, 6.135, 6.135, 6.135, 6.135, 6.135, 6.135, 6.135, 6.135, 6.135, 6.135], "type": "scatter"}, {"marker": {"color": "#cccccc"}, "mode": "markers", "name": "Infeasible Trial", "showlegend": false, "x": [], "y": [], "type": "scatter"}], "layout": {"title": {"text": "Optimization History Plot"}, "xaxis": {"title": {"text": "Trial"}}, "yaxis": {"title": {"text": "Objective Value"}}}}
